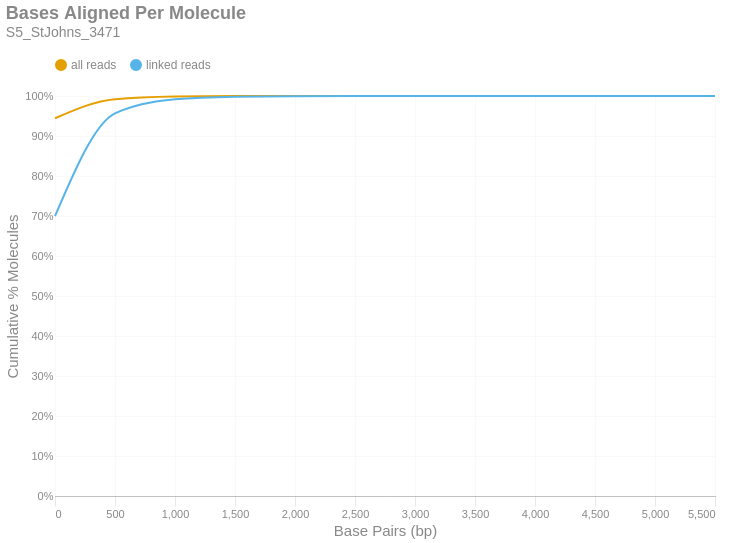

The notebook cell this image was saved under:
### Markdown cell above
### Bases Aligned Per Molecule
This is a cumulative frequency distribution showing the number of base pairs aligned per unique molecule. These data are shown in 500 bp bins. There are two distributions: one with `all reads` (yellow) and another with only `linked reads` (blue). The percent of molecules in the `linked reads` distribution is relative to the total number of linked molecules.

### Code cell
if SKIPLR:
    print_html(f"Skipped")
else:
    binned_df = consolidated_hist(valids['aligned_bp'], mask, 500, True)
    with SafeRender(binned_df):
        (
            density_plot(binned_df, 'Bases Aligned Per Molecule', samplename, 'basesper')
            .encode(
                x=alt.X('bin:Q', title="Base Pairs (bp)").axis(tickMinStep=500).scale(padding=0),
                y=alt.Y('value:Q', title='Cumulative % Molecules')
                    .axis(format='%')
                    .scale(domain = [0,1])
                    .stack(False),
                color=alt.Color("key:N").scale(domain = ["all reads", "linked reads"]),
                tooltip = [
                    alt.Tooltip("key:N", title = "Data Type"),
                    alt.Tooltip("range_label:N", title="Bases Aligned Per Molecule"),
                    alt.Tooltip("value:Q", format = ".2%", title="% Molecules (Cum.)")
                ]
            )
        ).display()

### Figure 1 — Vega-Lite specification as saved in the notebook (floating-point values rounded to 4 significant figures)
{"width": "container", "height": 400, "config": {"title": {"anchor": "start", "dy": -15, "fontSize": 18, "color": "#888888", "subtitleColor": "#888888", "subtitleFontSize": 14}, "arc": {"fill": "#0072B2"}, "axis": {"domainColor": "#888888", "domainWidth": 0.5, "gridWidth": 0.2, "grid": false, "titleFontWeight": 400, "titleFontSize": 15, "labelFontSize": 11, "labelColor": "#888888", "tickColor": "#888888", "tickWidth": 0.2, "titleColor": "#888888"}, "axisBand": {"grid": false}, "axisX": {"grid": true, "tickSize": 10, "domainCap": "round"}, "axisY": {"domain": false, "grid": true, "tickSize": 0, "domainCap": "round"}, "background": "transparent", "header": {"labelFontSize": 15, "labelColor": "#888888", "titleFontSize": 15, "titleFontWeight": 600, "titleColor": "#888888"}, "legend": {"labelFont": "sans-serif", "labelFontSize": 12, "labelColor": "#888888", "symbolSize": 100, "symbolType": "circle", "titleFontSize": 12, "titlePadding": 10, "titleColor": "#888888", "title": null, "orient": "top"}, "range": {"category": ["#E69F00", "#56B4E9", "#009E73", "#F0E442", "#0072B2", "#D55E00", "#CC79A7", "#000000"], "diverging": ["#cfe8f3", "#a2d4ec", "#73bfe2", "#46abdb", "#1696d2", "#12719e"]}, "area": {"fill": "#0072B2", "fillOpacity": 0.7, "line": true, "strokeOpacity": 0.7}, "line": {"color": "#0072B2", "stroke": "#0072B2", "strokeWidth": 2}, "trail": {"color": "#0072B2", "stroke": "#0072B2", "strokeWidth": 0, "size": 1}, "point": {"filled": true, "fillOpacity": 1.0, "size": 95}, "text": {"color": "#888888", "fontSize": 11, "align": "right", "fontWeight": 400, "size": 11}, "bar": {"fill": "#0072B2", "stroke": null}, "view": {"stroke": null, "continuousWidth": 660, "continuousHeight": 400}}, "data": {"name": "data-caf9739d731b6b169c662fb893afd66c"}, "mark": {"type": "line", "interpolate": "monotone", "point": {"opacity": 0, "size": 275}}, "encoding": {"color": {"field": "key", "scale": {"domain": ["all reads", "linked reads"]}, "type": "nominal"}, "tooltip": [{"field": "key", "title": "Data Type", "type": "nominal"}, {"field": "range_label", "title": "Bases Aligned Per Molecule", "type": "nominal"}, {"field": "value", "format": ".2%", "title": "% Molecules (Cum.)", "type": "quantitative"}], "x": {"axis": {"tickMinStep": 500}, "field": "bin", "scale": {"padding": 0}, "title": "Base Pairs (bp)", "type": "quantitative"}, "y": {"axis": {"format": "%"}, "field": "value", "scale": {"domain": [0, 1]}, "stack": false, "title": "Cumulative % Molecules", "type": "quantitative"}}, "params": [{"name": "param_c36ac31b6afebe62", "select": {"type": "point", "fields": ["key"]}, "bind": "legend"}], "title": {"text": "Bases Aligned Per Molecule", "subtitle": "S5_StJohns_3471"}, "transform": [{"fold": ["all reads (cumsum)", "linked reads (cumsum)"]}, {"calculate": "replace(datum.key, ' (cumsum)', '')", "as": "key"}, {"filter": {"param": "param_c36ac31b6afebe62"}}], "usermeta": {"embedOptions": {"downloadFileName": "S5_StJohns_3471.basesper"}}, "$schema": "https://vega.github.io/schema/vega-lite/v6.1.0.json", "datasets": {"data-caf9739d731b6b169c662fb893afd66c": [{"bin": "0.0", "interval": "0.0-500.0", "all reads": 0.9443, "linked reads": 0.6996, "all reads (cumsum)": 0.9443, "linked reads (cumsum)": 0.6996, "range_label": "0-499"}, {"bin": "500.0", "interval": "500.0-1000.0", "all reads": 0.04773, "linked reads": 0.2571, "all reads (cumsum)": 0.992, "linked reads (cumsum)": 0.9567, "range_label": "500-999"}, {"bin": "1000.0", "interval": "1000.0-1500.0", "all reads": 0.00651, "linked reads": 0.03536, "all reads (cumsum)": 0.9985, "linked reads (cumsum)": 0.9921, "range_label": "1000-1499"}, {"bin": "1500.0", "interval": "1500.0-2000.0", "all reads": 0.001158, "linked reads": 0.006308, "all reads (cumsum)": 0.9997, "linked reads (cumsum)": 0.9984, "range_label": "1500-1999"}, {"bin": "2000.0", "interval": "2000.0-2500.0", "all reads": 0.0002281, "linked reads": 0.001243, "all reads (cumsum)": 0.9999, "linked reads (cumsum)": 0.9996, "range_label": "2000-2499"}, {"bin": "2500.0", "interval": "2500.0-3000.0", "all reads": 4.73e-05, "linked reads": 0.0002578, "all reads (cumsum)": 1.0, "linked reads (cumsum)": 0.9999, "range_label": "2500-2999"}, {"bin": "3000.0", "interval": "3000.0-3500.0", "all reads": 1.123e-05, "linked reads": 6.118e-05, "all reads (cumsum)": 1.0, "linked reads (cumsum)": 1.0, "range_label": "3000-3499"}, {"bin": "3500.0", "interval": "3500.0-4000.0", "all reads": 4.061e-06, "linked reads": 2.213e-05, "all reads (cumsum)": 1.0, "linked reads (cumsum)": 1.0, "range_label": "3500-3999"}, {"bin": "4000.0", "interval": "4000.0-4500.0", "all reads": 1.911e-06, "linked reads": 1.041e-05, "all reads (cumsum)": 1.0, "linked reads (cumsum)": 1.0, "range_label": "4000-4499"}, {"bin": "4500.0", "interval": "4500.0-5000.0", "all reads": 0.0, "linked reads": 0.0, "all reads (cumsum)": 1.0, "linked reads (cumsum)": 1.0, "range_label": "4500-4999"}, {"bin": "5000.0", "interval": "5000.0-5500.0", "all reads": 2.389e-07, "linked reads": 1.302e-06, "all reads (cumsum)": 1.0, "linked reads (cumsum)": 1.0, "range_label": "5000-5499"}, {"bin": "5500.0", "interval": "5500.0-6000.0", "all reads": 4.778e-07, "linked reads": 2.604e-06, "all reads (cumsum)": 1.0, "linked reads (cumsum)": 1.0, "range_label": "5500-5999"}]}}
